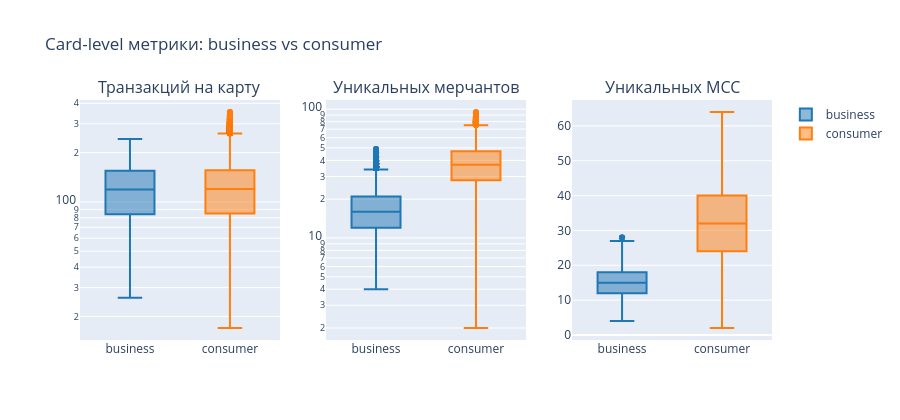

The cell this chart's notebook holds for it:
### Code cell
# Боксплоты сравнения на уровне карты (log y где имеет смысл)
cards_pd = cards.to_pandas()
metrics = [
    ('n_tx', 'Транзакций на карту', True),
    ('n_unique_merchants', 'Уникальных мерчантов', True),
    ('n_unique_mcc', 'Уникальных MCC', False),
]
fig = make_subplots(rows=1, cols=3, subplot_titles=[m[1] for m in metrics])
for i, (col, _title, logy) in enumerate(metrics, start=1):
    for ct, color in [('business', '#1f77b4'), ('consumer', '#ff7f0e')]:
        fig.add_trace(
            go.Box(y=cards_pd.loc[cards_pd['card_type'] == ct, col],
                   name=ct, marker_color=color, showlegend=(i == 1)),
            row=1, col=i,
        )
    if logy:
        fig.update_yaxes(type='log', row=1, col=i)
fig.update_layout(height=420, title_text='Card-level метрики: business vs consumer')
fig.show()

### Figure 1 — Plotly figure (JSON) as saved in the notebook; plotly's stock layout.template omitted (floating-point values rounded to 4 significant figures; data arrays with more than 128 entries replaced by an {"elided": "..."} marker saying what was removed)
{"data": [{"marker": {"color": "#1f77b4"}, "name": "business", "showlegend": true, "type": "box", "xaxis": "x", "y": {"elided": "25000 int values"}, "yaxis": "y"}, {"marker": {"color": "#ff7f0e"}, "name": "consumer", "showlegend": true, "type": "box", "xaxis": "x", "y": {"elided": "80000 int values"}, "yaxis": "y"}, {"marker": {"color": "#1f77b4"}, "name": "business", "showlegend": false, "type": "box", "xaxis": "x2", "y": {"elided": "25000 int values"}, "yaxis": "y2"}, {"marker": {"color": "#ff7f0e"}, "name": "consumer", "showlegend": false, "type": "box", "xaxis": "x2", "y": {"elided": "80000 int values"}, "yaxis": "y2"}, {"marker": {"color": "#1f77b4"}, "name": "business", "showlegend": false, "type": "box", "xaxis": "x3", "y": {"elided": "25000 int values"}, "yaxis": "y3"}, {"marker": {"color": "#ff7f0e"}, "name": "consumer", "showlegend": false, "type": "box", "xaxis": "x3", "y": {"elided": "80000 int values"}, "yaxis": "y3"}], "layout": {"annotations": [{"font": {"size": 16}, "showarrow": false, "text": "Транзакций на карту", "x": 0.1444, "xanchor": "center", "xref": "paper", "y": 1, "yanchor": "bottom", "yref": "paper"}, {"font": {"size": 16}, "showarrow": false, "text": "Уникальных мерчантов", "x": 0.5, "xanchor": "center", "xref": "paper", "y": 1, "yanchor": "bottom", "yref": "paper"}, {"font": {"size": 16}, "showarrow": false, "text": "Уникальных MCC", "x": 0.8556, "xanchor": "center", "xref": "paper", "y": 1, "yanchor": "bottom", "yref": "paper"}], "height": 420, "title": {"text": "Card-level метрики: business vs consumer"}, "xaxis": {"anchor": "y", "domain": [0, 0.2889]}, "xaxis2": {"anchor": "y2", "domain": [0.3556, 0.6444]}, "xaxis3": {"anchor": "y3", "domain": [0.7111, 1]}, "yaxis": {"anchor": "x", "domain": [0, 1], "type": "log"}, "yaxis2": {"anchor": "x2", "domain": [0, 1], "type": "log"}, "yaxis3": {"anchor": "x3", "domain": [0, 1]}}}
